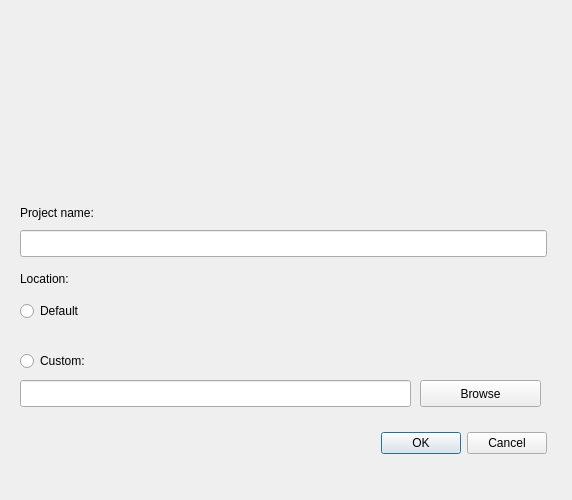
<?xml version="1.0" encoding="UTF-8"?>
<ui version="4.0">
 <class>FileDialog</class>
 <widget class="QDialog" name="FileDialog">
  <property name="geometry">
   <rect>
    <x>0</x>
    <y>0</y>
    <width>572</width>
    <height>500</height>
   </rect>
  </property>
  <property name="sizePolicy">
   <sizepolicy hsizetype="Fixed" vsizetype="Fixed">
    <horstretch>0</horstretch>
    <verstretch>0</verstretch>
   </sizepolicy>
  </property>
  <property name="minimumSize">
   <size>
    <width>572</width>
    <height>500</height>
   </size>
  </property>
  <property name="maximumSize">
   <size>
    <width>572</width>
    <height>500</height>
   </size>
  </property>
  <property name="windowTitle">
   <string>Dialog</string>
  </property>
  <widget class="QLabel" name="logoLTEsim">
   <property name="geometry">
    <rect>
     <x>140</x>
     <y>30</y>
     <width>291</width>
     <height>141</height>
    </rect>
   </property>
   <property name="text">
    <string/>
   </property>
   <property name="pixmap">
    <pixmap resource="../Resource.qrc">:/Images/logoLTEsim.png</pixmap>
   </property>
   <property name="scaledContents">
    <bool>true</bool>
   </property>
  </widget>
  <widget class="QLabel" name="label_2">
   <property name="geometry">
    <rect>
     <x>20</x>
     <y>200</y>
     <width>527</width>
     <height>25</height>
    </rect>
   </property>
   <property name="text">
    <string>Project name:</string>
   </property>
  </widget>
  <widget class="QLineEdit" name="fileName">
   <property name="enabled">
    <bool>true</bool>
   </property>
   <property name="geometry">
    <rect>
     <x>20</x>
     <y>230</y>
     <width>527</width>
     <height>27</height>
    </rect>
   </property>
   <property name="text">
    <string/>
   </property>
  </widget>
  <widget class="QDialogButtonBox" name="buttonBox">
   <property name="geometry">
    <rect>
     <x>20</x>
     <y>430</y>
     <width>527</width>
     <height>27</height>
    </rect>
   </property>
   <property name="standardButtons">
    <set>QDialogButtonBox::Cancel|QDialogButtonBox::Ok</set>
   </property>
  </widget>
  <widget class="QLabel" name="label">
   <property name="geometry">
    <rect>
     <x>20</x>
     <y>270</y>
     <width>67</width>
     <height>17</height>
    </rect>
   </property>
   <property name="text">
    <string>Location:</string>
   </property>
  </widget>
  <widget class="QRadioButton" name="defaultLocationRadioButton">
   <property name="geometry">
    <rect>
     <x>20</x>
     <y>300</y>
     <width>91</width>
     <height>22</height>
    </rect>
   </property>
   <property name="text">
    <string>Default</string>
   </property>
  </widget>
  <widget class="QRadioButton" name="customLocationRadioButton">
   <property name="geometry">
    <rect>
     <x>20</x>
     <y>350</y>
     <width>117</width>
     <height>22</height>
    </rect>
   </property>
   <property name="text">
    <string>Custom:</string>
   </property>
  </widget>
  <widget class="QLineEdit" name="lineEdit">
   <property name="geometry">
    <rect>
     <x>20</x>
     <y>380</y>
     <width>391</width>
     <height>27</height>
    </rect>
   </property>
  </widget>
  <widget class="QPushButton" name="browseDirectoryButton">
   <property name="geometry">
    <rect>
     <x>420</x>
     <y>380</y>
     <width>121</width>
     <height>27</height>
    </rect>
   </property>
   <property name="text">
    <string>Browse</string>
   </property>
  </widget>
  <widget class="QLabel" name="label_3">
   <property name="geometry">
    <rect>
     <x>40</x>
     <y>320</y>
     <width>491</width>
     <height>17</height>
    </rect>
   </property>
   <property name="text">
    <string/>
   </property>
  </widget>
 </widget>
 <resources>
  <include location="../Resource.qrc"/>
 </resources>
 <connections/>
</ui>
